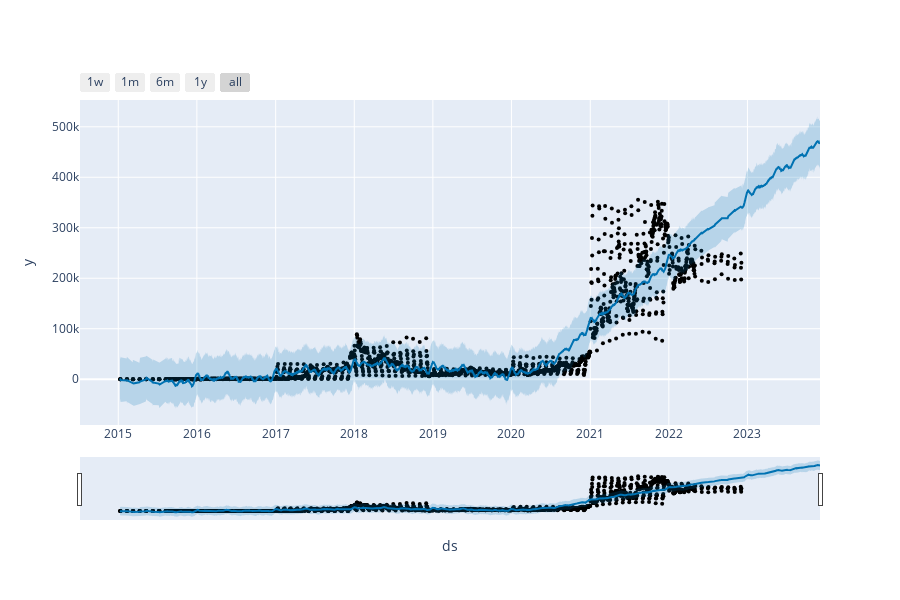

The code cell stored with this chart in its notebook:
### Code cell
plot_plotly(m, forecast)

### Figure 1 — Plotly figure (JSON) as saved in the notebook; plotly's stock layout.template omitted (floating-point values rounded to 4 significant figures; data arrays with more than 128 entries replaced by an {"elided": "..."} marker saying what was removed)
{"data": [{"marker": {"color": "black", "size": 4}, "mode": "markers", "name": "Actual", "type": "scatter", "x": {"elided": "2463 str values"}, "y": {"elided": "2463 float values"}}, {"hoverinfo": "skip", "line": {"width": 0}, "mode": "lines", "type": "scatter", "x": {"elided": "2828 str values"}, "y": {"elided": "2828 float values"}}, {"fill": "tonexty", "fillcolor": "rgba(0, 114, 178, 0.2)", "line": {"color": "#0072B2", "width": 2}, "mode": "lines", "name": "Predicted", "type": "scatter", "x": {"elided": "2828 str values"}, "y": {"elided": "2828 float values"}}, {"fill": "tonexty", "fillcolor": "rgba(0, 114, 178, 0.2)", "hoverinfo": "skip", "line": {"width": 0}, "mode": "lines", "type": "scatter", "x": {"elided": "2828 str values"}, "y": {"elided": "2828 float values"}}], "layout": {"height": 600, "showlegend": false, "width": 900, "xaxis": {"rangeselector": {"buttons": [{"count": 7, "label": "1w", "step": "day", "stepmode": "backward"}, {"count": 1, "label": "1m", "step": "month", "stepmode": "backward"}, {"count": 6, "label": "6m", "step": "month", "stepmode": "backward"}, {"count": 1, "label": "1y", "step": "year", "stepmode": "backward"}, {"step": "all"}]}, "rangeslider": {"visible": true}, "title": {"text": "ds"}, "type": "date"}, "yaxis": {"title": {"text": "y"}}}}
